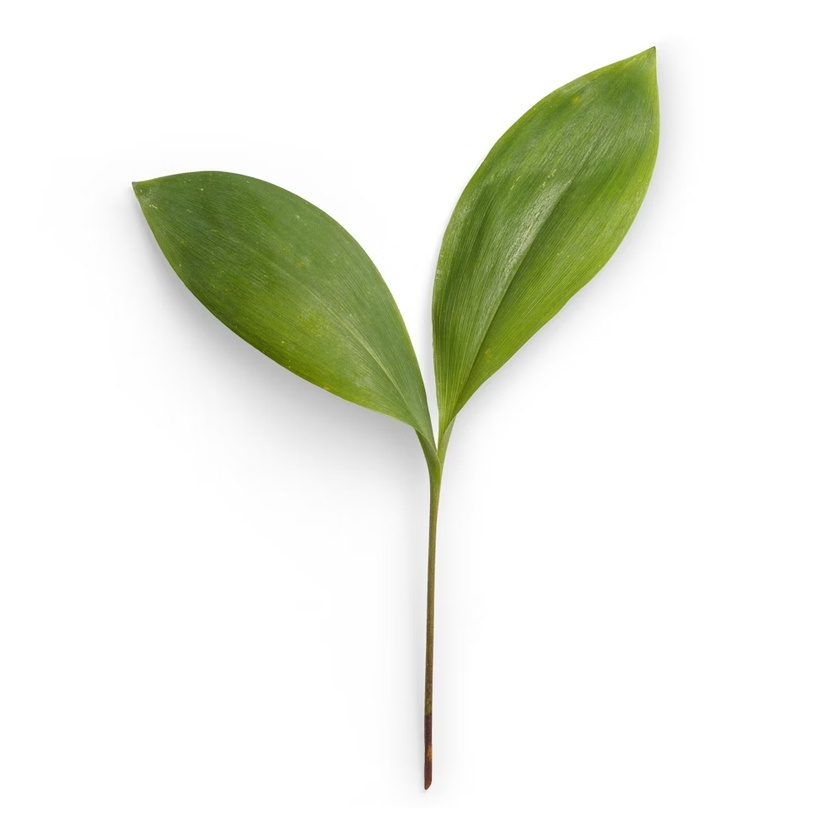
#> input picture images/plante2.jpg, 840 x 840 px, shrunk from 1000 x 1000 before the run
$ python -i depth_map.py   (imports and definitions only)
#> lines starting #> are read from the running program, lines starting #| are printed output that depends on the picture
# Import dependencies
import cv2
import torch
import matplotlib.pyplot as plt
import numpy as np
import os

# [18 lines left out: function download_midas, not called in this run]


def process_image(image):
#> called with image = '../images/plante2.jpg'
    cv2_image = cv2.imread(image)
#> cv2_image is the input picture: shape (840, 840, 3); mean B, G, R 227.1, 237.5, 234.7
    #Color Local Contrast Enhancement
    lab_image = cv2.cvtColor(cv2_image, cv2.COLOR_BGR2LAB)
#> lab_image: shape (840, 840, 3); mean of channels 0, 1, 2 237.8, 125.4, 133.1
    l_channel, a_channel, b_channel = cv2.split(lab_image)
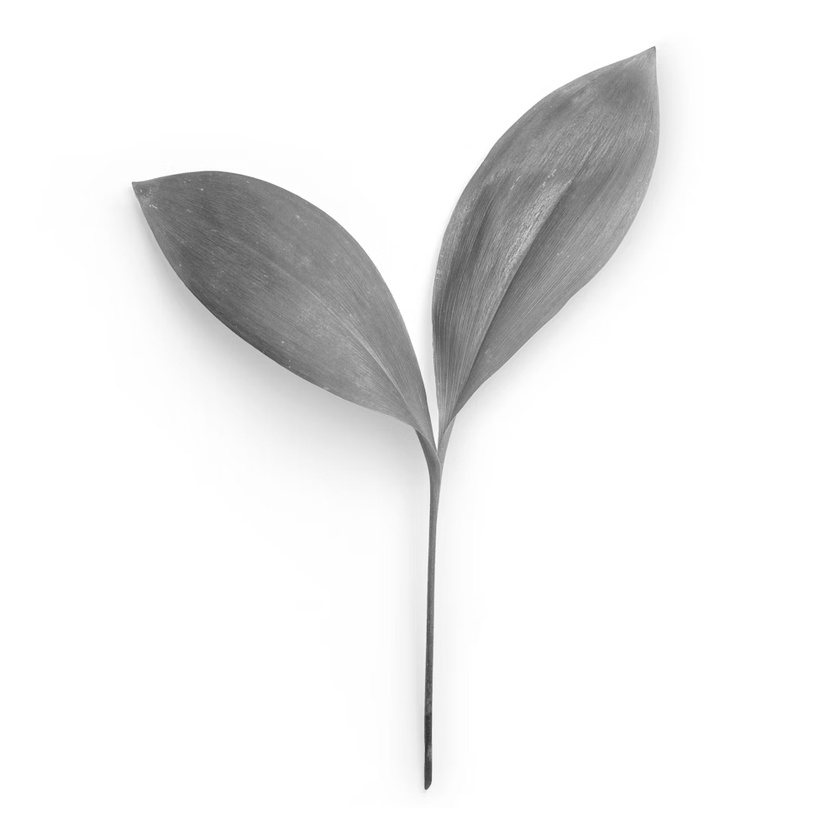
#> l_channel: shape (840, 840); min 46, max 255, mean 237.8
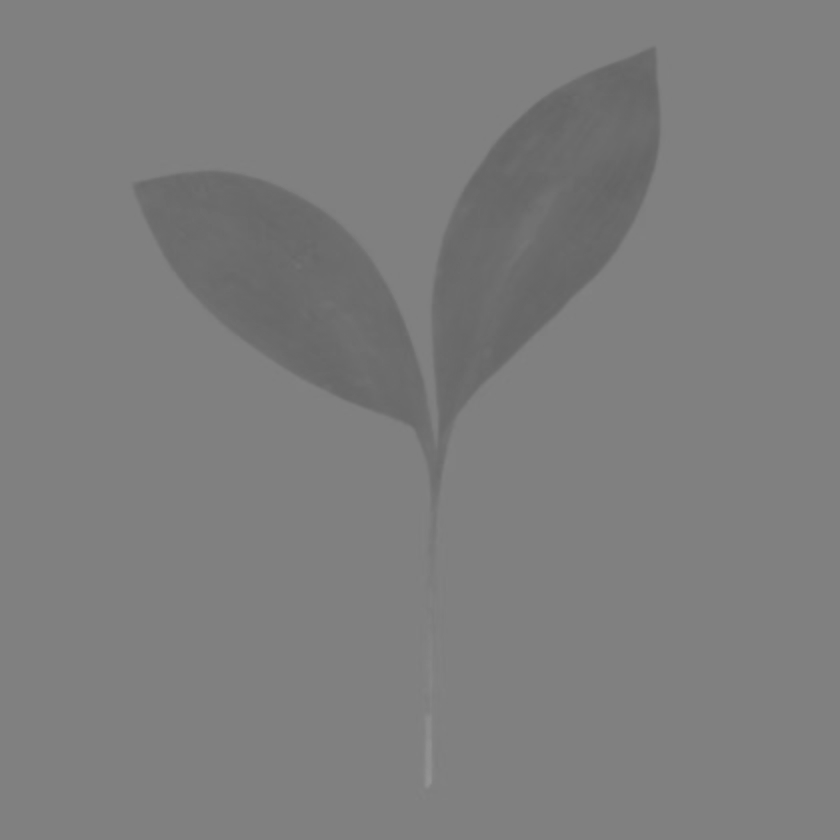
#> a_channel: shape (840, 840); min 99, max 148, mean 125.4
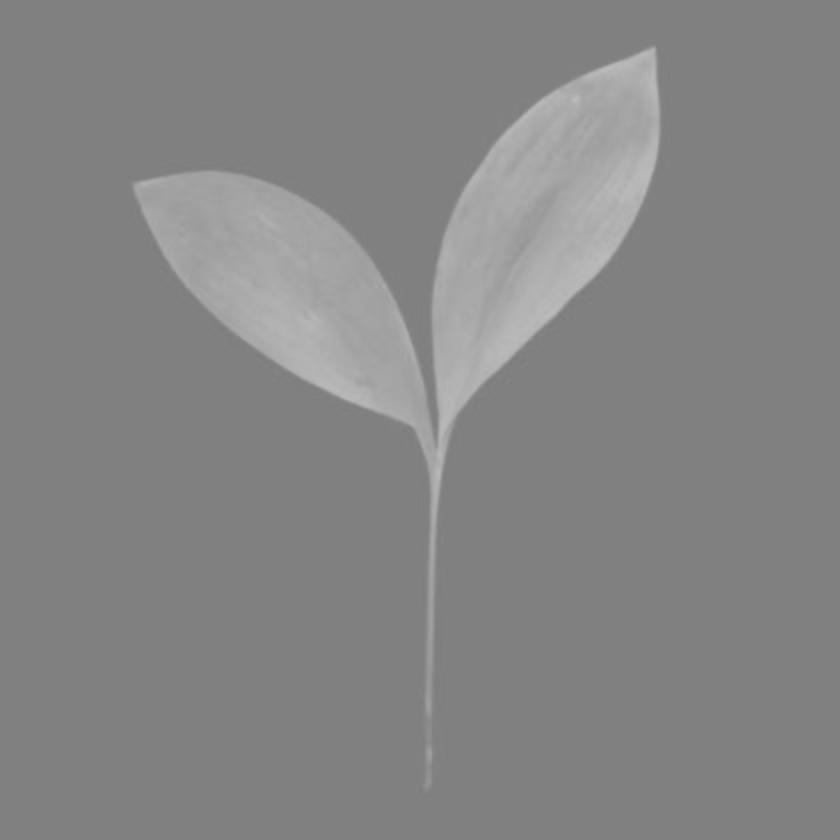
#> b_channel: shape (840, 840); min 124, max 188, mean 133.1
    clahe = cv2.createCLAHE(clipLimit=2.0, tileGridSize=(8,8))
    l_channel_enhanced = clahe.apply(l_channel)
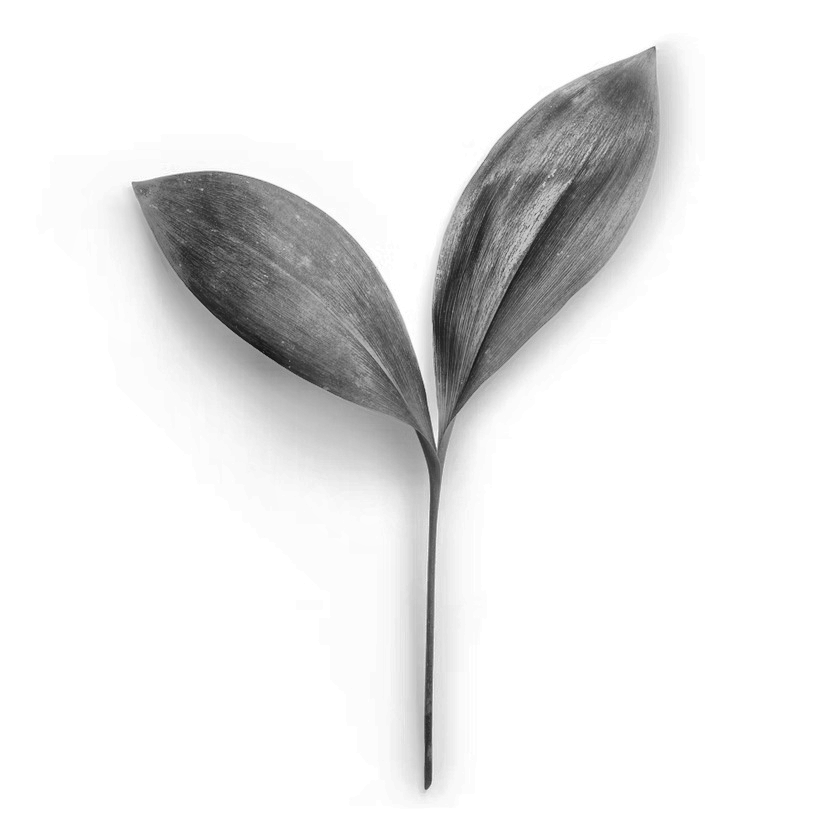
#> l_channel_enhanced: shape (840, 840); min 17, max 255, mean 232.9
    lab_image_enhanced = cv2.merge([l_channel_enhanced, a_channel, b_channel])
#> lab_image_enhanced: shape (840, 840, 3); mean of channels 0, 1, 2 232.9, 125.4, 133.1
    image_enhanced = cv2.cvtColor(lab_image_enhanced, cv2.COLOR_LAB2BGR)
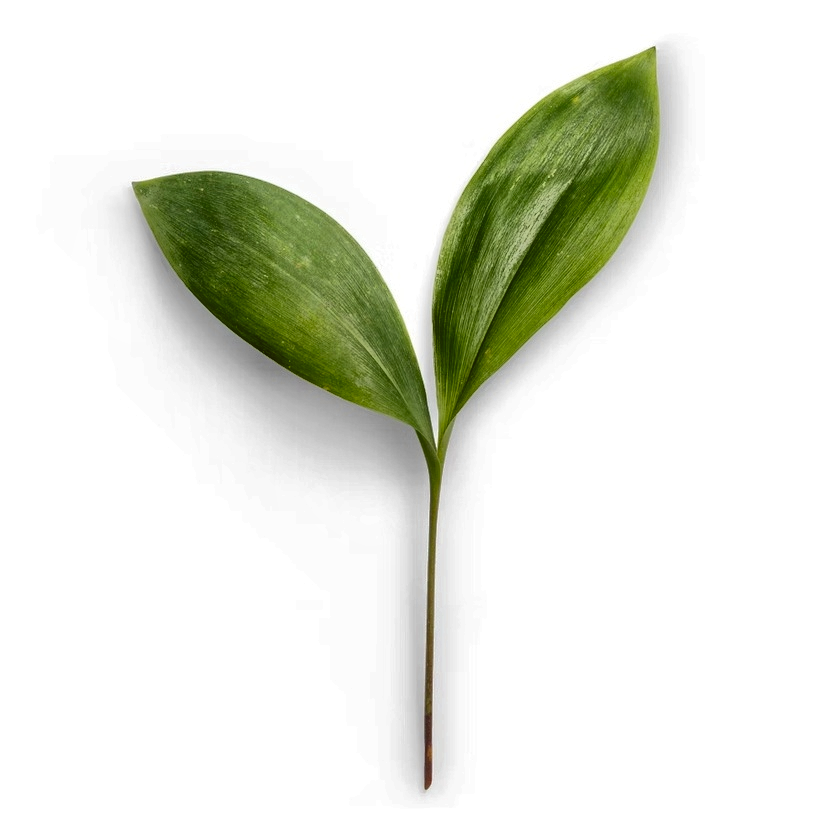
#> image_enhanced: shape (840, 840, 3); mean B, G, R 222.5, 232.5, 229.7

    #Conversion en RGB
    image_RGB = cv2.cvtColor(image_enhanced, cv2.COLOR_BGR2RGB)
    return image_RGB


# [38 lines left out: functions predict, plot, not called in this run]


# [12 lines of commented-out code are left out]

>>> result = process_image('../images/plante2.jpg')
